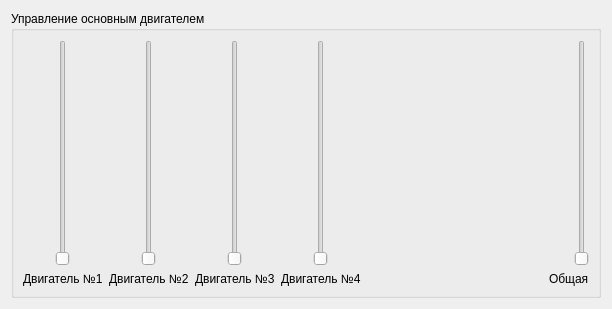
<?xml version="1.0" encoding="UTF-8"?>
<ui version="4.0">
 <class>Form</class>
 <widget class="QWidget" name="Form">
  <property name="geometry">
   <rect>
    <x>0</x>
    <y>0</y>
    <width>612</width>
    <height>309</height>
   </rect>
  </property>
  <property name="windowTitle">
   <string>Form</string>
  </property>
  <layout class="QHBoxLayout" name="horizontalLayout">
   <item>
    <widget class="QGroupBox" name="groupBox">
     <property name="title">
      <string>Управление основным двигателем</string>
     </property>
     <layout class="QGridLayout" name="gridLayout">
      <item row="0" column="0">
       <layout class="QHBoxLayout" name="horizontalLayout_2">
        <item>
         <layout class="QVBoxLayout" name="verticalLayout">
          <item alignment="Qt::AlignmentFlag::AlignHCenter">
           <widget class="QSlider" name="verticalSlider">
            <property name="orientation">
             <enum>Qt::Orientation::Vertical</enum>
            </property>
           </widget>
          </item>
          <item>
           <widget class="QLabel" name="label">
            <property name="text">
             <string>Двигатель №1</string>
            </property>
           </widget>
          </item>
         </layout>
        </item>
        <item>
         <layout class="QVBoxLayout" name="verticalLayout_2">
          <item alignment="Qt::AlignmentFlag::AlignHCenter">
           <widget class="QSlider" name="verticalSlider_2">
            <property name="orientation">
             <enum>Qt::Orientation::Vertical</enum>
            </property>
           </widget>
          </item>
          <item>
           <widget class="QLabel" name="label_2">
            <property name="text">
             <string>Двигатель №2</string>
            </property>
           </widget>
          </item>
         </layout>
        </item>
        <item>
         <layout class="QVBoxLayout" name="verticalLayout_3">
          <item alignment="Qt::AlignmentFlag::AlignHCenter">
           <widget class="QSlider" name="verticalSlider_3">
            <property name="orientation">
             <enum>Qt::Orientation::Vertical</enum>
            </property>
           </widget>
          </item>
          <item>
           <widget class="QLabel" name="label_3">
            <property name="text">
             <string>Двигатель №3</string>
            </property>
           </widget>
          </item>
         </layout>
        </item>
        <item>
         <layout class="QVBoxLayout" name="verticalLayout_4">
          <item alignment="Qt::AlignmentFlag::AlignHCenter">
           <widget class="QSlider" name="verticalSlider_4">
            <property name="orientation">
             <enum>Qt::Orientation::Vertical</enum>
            </property>
           </widget>
          </item>
          <item>
           <widget class="QLabel" name="label_4">
            <property name="text">
             <string>Двигатель №4</string>
            </property>
           </widget>
          </item>
         </layout>
        </item>
        <item>
         <spacer name="horizontalSpacer">
          <property name="orientation">
           <enum>Qt::Orientation::Horizontal</enum>
          </property>
          <property name="sizeHint" stdset="0">
           <size>
            <width>40</width>
            <height>20</height>
           </size>
          </property>
         </spacer>
        </item>
        <item>
         <layout class="QVBoxLayout" name="verticalLayout_5">
          <item alignment="Qt::AlignmentFlag::AlignRight">
           <widget class="QSlider" name="verticalSlider_5">
            <property name="orientation">
             <enum>Qt::Orientation::Vertical</enum>
            </property>
           </widget>
          </item>
          <item>
           <widget class="QLabel" name="label_5">
            <property name="text">
             <string>Общая</string>
            </property>
           </widget>
          </item>
         </layout>
        </item>
       </layout>
      </item>
     </layout>
    </widget>
   </item>
  </layout>
 </widget>
 <resources/>
 <connections/>
</ui>
